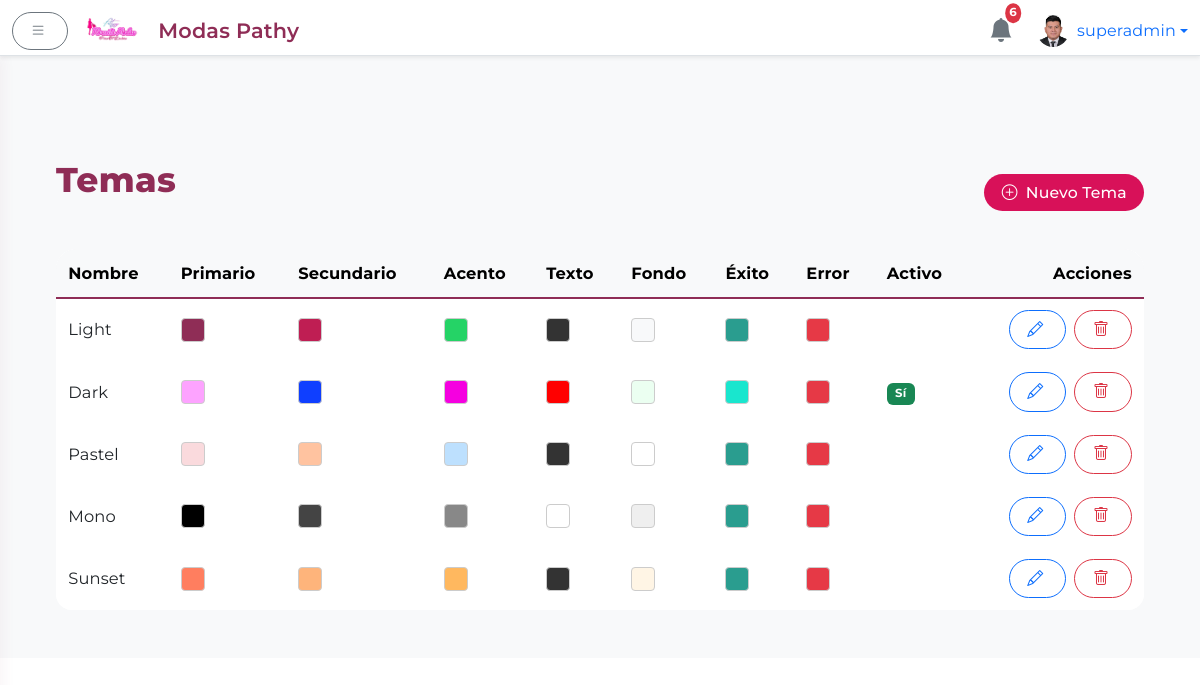
Page /admin/themes (signed in) on the earlier database version.
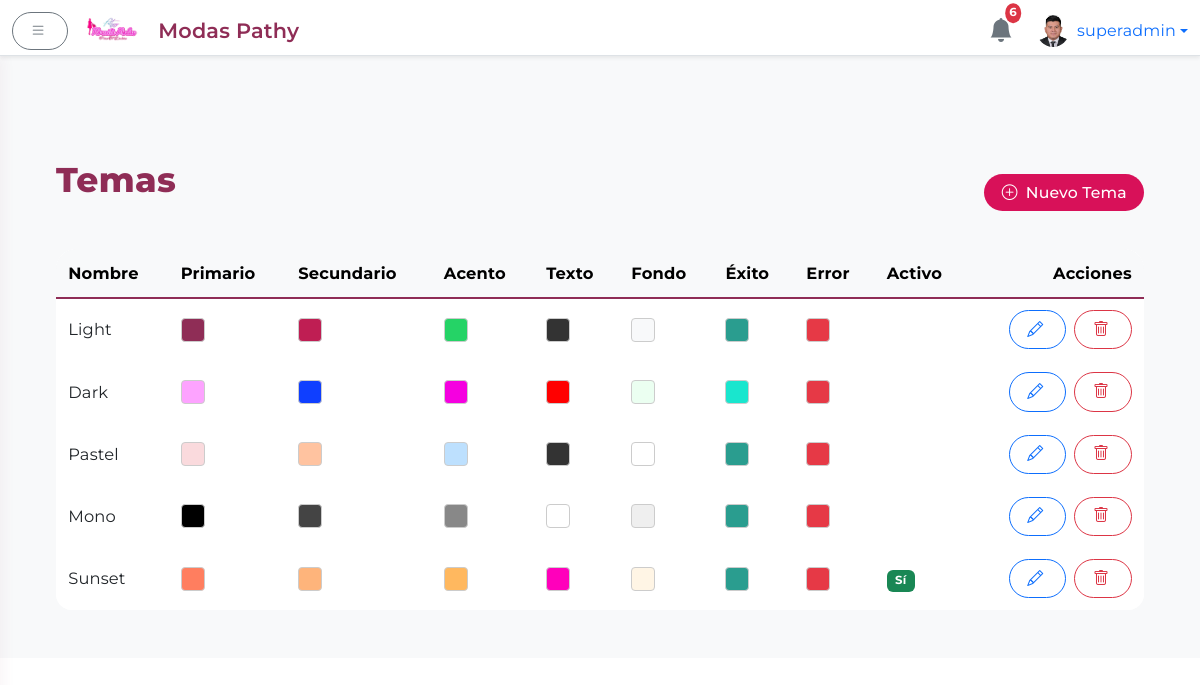
Same page on the later database version.
### app.py (models this page shows, shortened)
class Theme(db.Model):
    __tablename__ = 'themes'
    id         = db.Column(db.Integer, primary_key=True)
    name       = db.Column(db.String(50), unique=True, nullable=False)
    primary    = db.Column(db.String(7), nullable=False)  # e.g. #8F2D56
    secondary  = db.Column(db.String(7), nullable=False)  # e.g. #BF1E53
    accent     = db.Column(db.String(7), nullable=False)  # e.g. #25D366
    text_color = db.Column(db.String(7), nullable=False)  # e.g. #333333
    bg_color   = db.Column(db.String(7), nullable=False)  # e.g. #F8F9FA
    success    = db.Column(db.String(7), nullable=False)  # e.g. #2A9D8F
    error      = db.Column(db.String(7), nullable=False)  # e.g. #E63946
    is_default = db.Column(db.Boolean, default=False)
    created_at = db.Column(db.DateTime, default=datetime.utcnow)

### app.py (the view)
@app.route('/admin/themes')
@login_required
@superadmin_required
def admin_themes():
    temas = Theme.query.order_by(Theme.created_at.desc()).all()
    return render_template('admin/themes.html', temas=temas)

### app.py (called while the page is built, shortened)
def superadmin_required(f):
    @wraps(f)
    def decorated_function(*args, **kwargs):
        if not current_user.is_authenticated or not getattr(current_user, 'is_superadmin', False):
            abort(403)
        return f(*args, **kwargs)
    return decorated_function

@app.context_processor
def inject_notifications():
    notifications = Notification.query.order_by(Notification.timestamp.desc()).limit(6).all()
    notifs = [
        {
            'message': n.message,
            'timestamp': n.timestamp.strftime('%d/%m %H:%M'),
            'admin_name': n.admin_name
        }
        for n in notifications
    ]
    return dict(notifications=notifs)

@app.context_processor
def inject_theme():
    active = Theme.query.filter_by(is_default=True).first()
    all_themes = Theme.query.order_by(Theme.name).all()
    return {
        'active_theme': active,
        'all_themes': all_themes
    }

@app.before_request
def seed_themes_once():
    global _seeded
    db.create_all()

@login.user_loader
def load_user(user_id):
    return db.session.get(User, int(user_id))

### templates/admin/themes.html (shortened to what this page needs)
{% extends 'admin/base_admin.html' %}
{% block body_admin %}
<div class="container-fluid">
  <div class="d-flex justify-content-between align-items-center mb-4">
    <h2>Temas</h2>
    <a href="{{ url_for('admin_create_theme') }}" class="btn btn-primary">
      <i class="bi bi-plus-circle me-1"></i> Nuevo Tema
    </a>
  </div>
  <div class="table-responsive">
    <table class="table table-hover align-middle">
      <thead class="table-light">
        <tr>
          <th>Nombre</th>
          <th>Primario</th>
          <th>Secundario</th>
          <th>Acento</th>
          <th>Texto</th>
          <th>Fondo</th>
          <th>Éxito</th>
          <th>Error</th>
          <th>Activo</th>
          <th class="text-end">Acciones</th>
        </tr>
      </thead>
      <tbody>
        {% for tema in temas %}
        <tr>
          <td>{{ tema.name }}</td>
          {% for col in [tema.primary, tema.secondary, tema.accent, tema.text_color, tema.bg_color, tema.success, tema.error] %}
          <td>
            <div
              style="width:1.5rem; height:1.5rem; border-radius:.25rem;
                     background: {{ col }}; border:1px solid #ccc">
            </div>
          </td>
          {% endfor %}
          <td>
            {% if tema.is_default %}
            <span class="badge bg-success">Sí</span>
            {% endif %}
          </td>
          <td class="text-end">
            <a href="{{ url_for('admin_edit_theme', id=tema.id) }}"
               class="btn btn-sm btn-outline-primary me-1">
              <i class="bi bi-pencil"></i>
            </a>
            <form action="{{ url_for('admin_delete_theme', id=tema.id) }}" method="POST" class="d-inline">
              <button type="submit"
                      class="btn btn-sm btn-outline-danger"
                      onclick="return confirm('¿Eliminar el tema «{{ tema.name }}»?')">
                <i class="bi bi-trash"></i>
              </button>
            </form>
          </td>
        </tr>
        {% else %}
        <tr>
          <td colspan="10" class="text-center text-muted">No hay temas definidos.</td>
        </tr>
        {% endfor %}
      </tbody>
    </table>
  </div>
</div>
{% endblock %}

Differences in the rows shown:
changed Theme "Dark": no longer shows "Sí"
changed Theme "Sunset": text_color "#333333" → "#ff00bb" (drawn); now shows "Sí"
